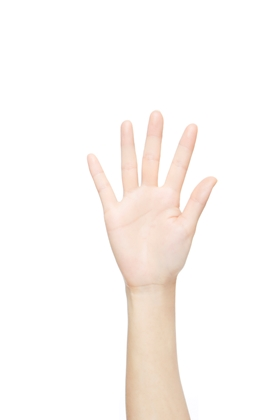
#> input picture lib/hand_sample.jpg, 280 x 420 px, given in place of the camera
$ python video_module.py
#> lines starting #> are read from the running program, lines starting #| are printed output that depends on the picture; after the words box and inside, x2 and y2 are one past the last pixel; in counts of white or black regions, pixels touching at a corner belong together
import cv2
import numpy as np
cap = cv2.VideoCapture(0)
cap.set(cv2.CAP_PROP_FRAME_WIDTH, 640)
cap.set(cv2.CAP_PROP_FRAME_HEIGHT, 480)

face_cascade = cv2.CascadeClassifier("./haarcascade/haarcascade_frontalface_default.xml")

#얼굴을 가리기 위해 원 그리기
def DrawCircle(img, rects, color):
    for x, y, w, h in rects:
        cv2.circle(img, (x+int(w/2),y+int(h/2)), int((h+100)/2), (0,0,0), -1)

#YCrCb색상을 이용하여 피부색검출
# [6 lines left out: function maskedByYCrCb, not called in this run]

#HSV색상을 이용하여 피부색검출
def maskedByHSV(img):
    hsv = cv2.cvtColor(img, cv2.COLOR_BGR2HSV)
    h_high = cv2.getTrackbarPos('H_high', 'color_HSV')
    h_low = cv2.getTrackbarPos('H_low', 'color_HSV')
    s_high = cv2.getTrackbarPos('S_high', 'color_HSV')
    s_low = cv2.getTrackbarPos('S_low', 'color_HSV')
    v_high = cv2.getTrackbarPos('V_high', 'color_HSV')
    v_low = cv2.getTrackbarPos('V_low', 'color_HSV')

    lower_thr = np.array([h_low, s_low, v_low])
    upper_thr = np.array([h_high,s_high,v_high])

    mask = cv2.inRange(hsv, lower_thr, upper_thr)
    return mask

#얼굴에 사각형 그리기
def DrawRect(img, rects, color):
    for x,y,w,h in rects:
        cv2.rectangle(img, (x, y), (x+w, y+h), color, 2)

def DrawContourHand(img,mask):
    ret, thr = cv2.threshold(mask,127,255,0)
    contours, _ = cv2.findContours(thr, cv2.RETR_EXTERNAL,cv2.CHAIN_APPROX_SIMPLE)
    print(len(contours))
    cv2.drawContours(img, contours[len(contours)-1], -1, (0,255,0),2)

def onChange(x):
    pass

def createTrackBarHSV():
    cv2.namedWindow('color_HSV')
    #트랙바 생성
    cv2.createTrackbar('H_low', 'color_HSV', 0,179,onChange)
    cv2.createTrackbar('H_high', 'color_HSV', 21,179,onChange)
    cv2.createTrackbar('V_low', 'color_HSV', 105,255,onChange)
    cv2.createTrackbar('V_high', 'color_HSV', 241,255,onChange)
    cv2.createTrackbar('S_low', 'color_HSV', 42,255,onChange)
    cv2.createTrackbar('S_high', 'color_HSV', 255,255,onChange)

def startVideo():
    HSV_first_flag = True
    while True:

        ret, frame = cap.read()
#> frame is the input picture: shape (420, 280, 3); mean B, G, R 245.4, 248.2, 252.2

        if not ret:
            print('No captured video!')
            break

        gray = cv2.cvtColor(frame,cv2.COLOR_BGR2GRAY)
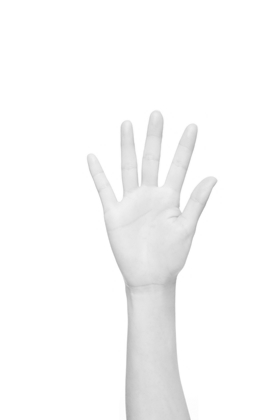
#> gray: shape (420, 280); min 169, max 255, mean 249.1
        faces = face_cascade.detectMultiScale(gray,1.3,5)
#> faces = ()

        #얼굴에 초록 사각형 그리기
        DrawRect(frame, faces, (0,255,0))

        #원본 영상에 살색검출
        if(HSV_first_flag):
            createTrackBarHSV()
            HSV_first_flag=False
        masked = maskedByHSV(frame)
#> in maskedByHSV, `hsv = cv2.cvtColor(img, cv2.COLOR_BGR2HSV)`: hsv: shape (420, 280, 3); mean H, S, V 3.3, 7.3, 252.2
#> in maskedByHSV, `h_high = cv2.getTrackbarPos('H_high', 'color_HSV')`: h_high = 21
#> in maskedByHSV, `h_low = cv2.getTrackbarPos('H_low', 'color_HSV')`: h_low = 0
#> in maskedByHSV, `s_high = cv2.getTrackbarPos('S_high', 'color_HSV')`: s_high = 255
#> in maskedByHSV, `s_low = cv2.getTrackbarPos('S_low', 'color_HSV')`: s_low = 42
#> in maskedByHSV, `v_high = cv2.getTrackbarPos('V_high', 'color_HSV')`: v_high = 241
#> in maskedByHSV, `v_low = cv2.getTrackbarPos('V_low', 'color_HSV')`: v_low = 105
#> in maskedByHSV, `lower_thr = np.array([h_low, s_low, v_low])`: lower_thr = [0, 42, 105]
#> in maskedByHSV, `upper_thr = np.array([h_high,s_high,v_high])`: upper_thr = [21, 255, 241]
#> in maskedByHSV, `mask = cv2.inRange(hsv, lower_thr, upper_thr)`:
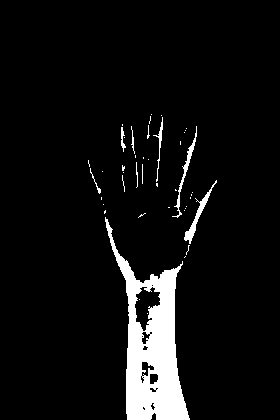
#> mask: shape (420, 280); 6.7% white; 44 white regions (35 under 20 px)

        #마스크 이미지에 얼굴 가리기
        DrawCircle(masked, faces, (255,255,255))

        #손 Contour그리기
        DrawContourHand(frame,masked)
#> in DrawContourHand, `contours, _ = cv2.findContours(thr, cv2.RETR_EXTERNAL,cv2.CHAIN_APPROX..`: contours = 42 contours, 37 with area under 20; largest, box (x1, y1, x2, y2) and area: (105, 217, 190, 420) 7496, (184, 180, 217, 244) 246, (172, 126, 197, 218) 167, (153, 117, 163, 182) 50, (121, 127, 126, 152) 34
#| 42

        cv2.imshow("Face",frame)
        cv2.imshow("masked",masked)

        if cv2.waitKey(1)>0:
#> (key Esc is pressed here)
            break

    cap.release()
    cv2.destroyAllWindows()


#카메라 작동
# [36 lines left out: function capture, not called in this run]

if __name__=='__main__':
    startVideo()
